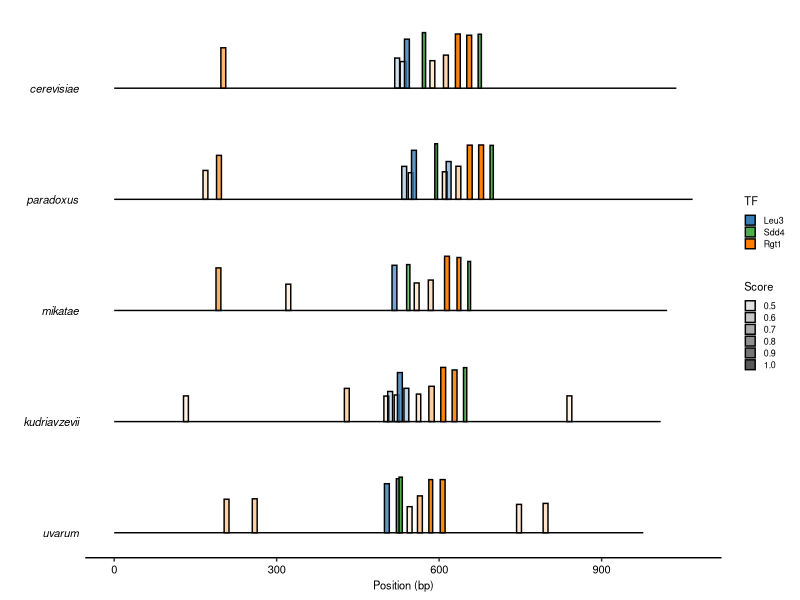

Generate this figure with R:
# 
# alignment_schematic.R
# 
# Seungsoo Kim
# February 19, 2019

# directories ----
setwd("/Volumes/shendure-vol8/projects/mutagenesis.3C/nobackup/MAP-C")
dir <- "data"
out <- "figures"

# load libraries ----
library(ggplot2)
library(dplyr)
library(reshape)
library(RColorBrewer)
library(data.table)
library(grid)
library(gplots)
library(scales)
library(permute)
library(gridExtra)
library("GGally")
library(stringr)

brewercols <- brewer.pal(6,"Set1")
classcols <- c(brewercols[2],brewercols[3],brewercols[5],"gray50")

specs <- c("Scer","Spar","Smik","Skud","Suva")
TFs <- c("Leu3","Sdd4","Rgt1")

x <- read.table("alignment.txt",fill=T,header=F)
colnames(x) <- c("specno","start","end","tf","score")
x$species <- x$specno
x$specno <- as.numeric(factor(x$specno,levels=specs))

species <- c("cerevisiae","paradoxus","mikatae","kudriavzevii","uvarum")
pdf(paste(out,"/alignment_schematic.pdf",sep=""),6.5,2)
ggplot() + geom_segment(data=subset(x,tf=="full"),aes(x=start,xend=end,y=specno,yend=specno)) + 
  geom_rect(data=subset(x,tf!="full"),aes(xmin=start,xmax=end,ymin=specno,ymax=specno-0.5*score/100,fill=factor(tf,levels=TFs),alpha=score/100),color="black") + 
  scale_fill_manual(values=classcols) + scale_y_reverse(breaks=1:5,labels=species) + labs(alpha="Score",fill="TF") +
  theme_classic() + theme(text=element_text(size=8),axis.line.y = element_blank(),axis.ticks.y = element_blank(), axis.text.y=element_text(size=8,face="italic",color="black"), axis.text.x=element_text(size=8,color="black"),legend.key.size = unit(0.3,"cm")) + ylab("") + xlab("Position (bp)")
dev.off()
